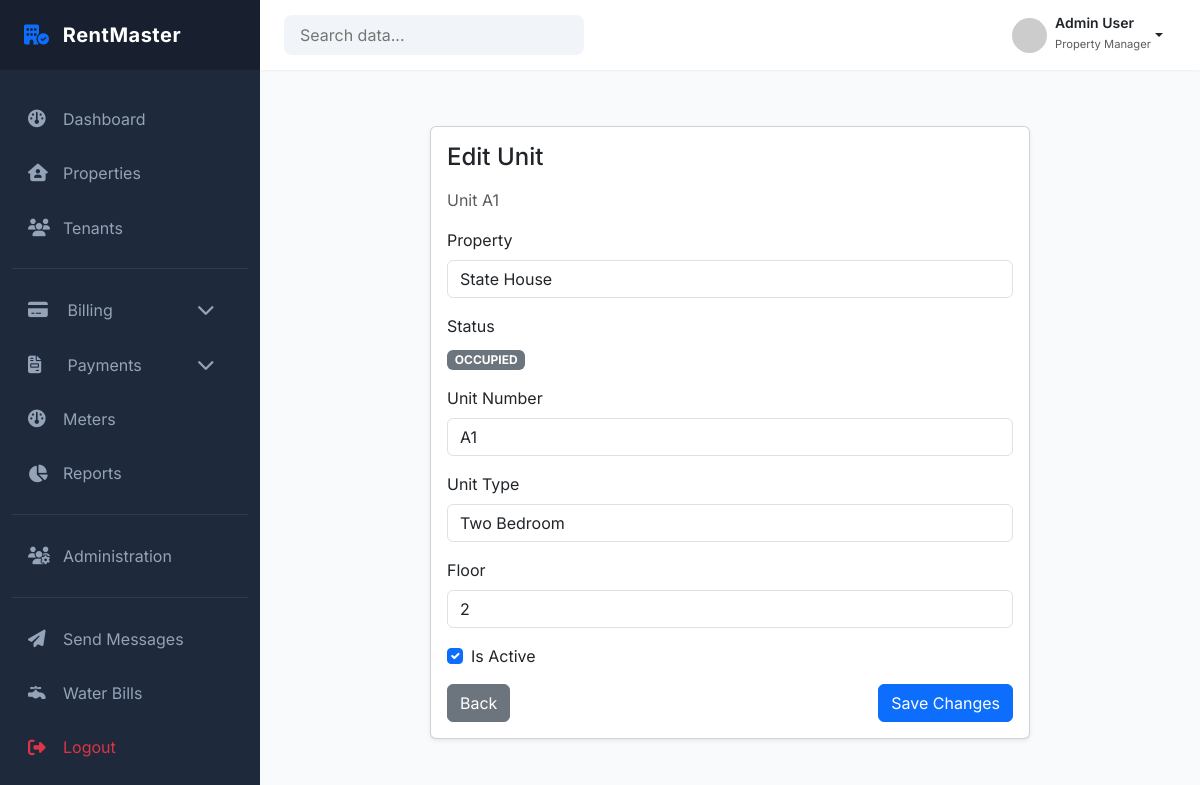
The page /properties/units/6/edit/ (signed in) on the database its author committed.
### properties/models.py (models this page shows, shortened)
class Unit(models.Model):
    property = models.ForeignKey(
        Property,
        on_delete=models.PROTECT,
        related_name="units"
    )
    unit_number = models.CharField(max_length=20)
    unit_type = models.CharField(
        max_length=50,
        choices=UnitType.choices
    )
    status = models.CharField(
        max_length=50,
        choices=UnitStatus.choices,
        default=UnitStatus.VACANT
    )
    floor = models.CharField(max_length=20, blank=True)
    is_active = models.BooleanField(default=True)
    created_at = models.DateTimeField(auto_now_add=True)
    class Meta:
        constraints = [
            UniqueConstraint(
                fields=["property", "unit_number"],
                name="unique_unit_number_per_property"
            )
        ]
        ordering = ["unit_number"]

class Property(models.Model):
    landlord = models.ForeignKey(
        settings.AUTH_USER_MODEL,
        on_delete=models.PROTECT,
        related_name="properties",
        limit_choices_to={"role": "LANDLORD"}
    )
    name = models.CharField(max_length=150)
    description = models.TextField(blank=True)
    address_line_1 = models.CharField(max_length=250)
    address_line_2 = models.CharField(max_length=255, blank=True)
    country = models.CharField(max_length=100)
    county = models.CharField(max_length=100, blank=True)
    postal_code = models.CharField(max_length=20, blank=True)
    is_active = models.BooleanField(default=True)
    created_at = models.DateTimeField(auto_now_add=True)
    updated_at = models.DateTimeField(auto_now=True)
    class Meta:
        constraints = [
            UniqueConstraint(
                fields=["landlord", "name"],
                name="unique_property_name_per_landlord"
            )
        ]
        ordering = ["-created_at"]

### properties/views.py (the view)
# urls.py: path('units/<int:unit_id>/edit/', views.edit_unit, name='edit_unit'),
@login_required
def edit_unit(request, unit_id):
    unit = get_object_or_404(Unit, id=unit_id)
    if request.method == 'POST':
        form = EditUnitForm(request.POST, instance=unit)
        if form.is_valid():
            try:
                update_unit(unit, **form.cleaned_data)
                messages.success(request, f'Unit {unit.unit_number} updated successfully.')
                return redirect('properties:property_units', property_id=unit.property.id)
            except Exception as e:
                messages.error(request, f"Something went wrong. Please try again. {str(e)}")
    else:
        form = EditUnitForm(instance=unit)
    return render(request, 'properties/edit_unit.html', {
        'form': form,
        'unit': unit
    })

### properties/forms.py (shortened to what this page needs)
class EditUnitForm(forms.ModelForm):
    class Meta:
        model = Unit
        fields = ['unit_number', 'unit_type', 'floor', 'is_active']
        widgets = {
            'unit_number': forms.TextInput(attrs={'class': 'form-control'}),
            'unit_type': forms.Select(attrs={'class': 'form-control'}),
            'floor': forms.TextInput(attrs={'class': 'form-control'}),
            'is_active': forms.CheckboxInput(attrs={'class': 'form-check-input'}),
        }

### templates/properties/edit_unit.html (shortened to what this page needs)
{% extends "dashboard/base_dashboard.html" %}
{% block content %}
<div class="container mt-4">
    <div class="card shadow-sm mx-auto" style="max-width: 600px;">
        <div class="card-body">
            <h4 class="mb-3">Edit Unit</h4>
            <p class="text-muted">Unit {{ unit.unit_number }}</p>
            <div class="mb-3">
                <label class="form-label">Property</label>
                <input type="text" class="form-control" value="{{ unit.property.name }}" readonly>
            </div>
            <div class="mb-3">
                <label class="form-label">Status</label><br>
                <span class="badge bg-secondary">{{ unit.status }}</span>
            </div>
            <form method="POST">
                <div class="mb-3">
                    <label class="form-label">Unit Number</label>
                    {{ form.unit_number }}
                </div>
                <div class="mb-3">
                    <label class="form-label">Unit Type</label>
                    {{ form.unit_type }}
                </div>
                <div class="mb-3">
                    <label class="form-label">Floor</label>
                    {{ form.floor }}
                </div>
                <div class="form-check mb-3">
                    {{ form.is_active }}
                    <label class="form-check-label">Is Active</label>
                </div>
                <div class="d-flex justify-content-between">
                    <a href="{% url 'properties:property_units' unit.property.id %}" class="btn btn-secondary">
                        Back
                    </a>
                    <button type="submit" class="btn btn-primary">
                        Save Changes
                    </button>
                </div>
            </form>
        </div>
    </div>
</div>
{% endblock %}

### static/dashboard/css/dashboard.css (style rules this page uses)
:root { --sidebar-width: 260px; --primary-color: #2563eb; --dark-blue: #1e293b; --light-bg: #f8fafc; --top-navbar-height: 70px; }
body { font-family: "Inter", sans-serif; background-color: var(--light-bg); overflow-x: hidden; }

### rows shown on the page
Unit: unit_number "A1", property.name "State House", status "OCCUPIED", unit_type "Two Bedroom", floor "2", is_active "☑"
